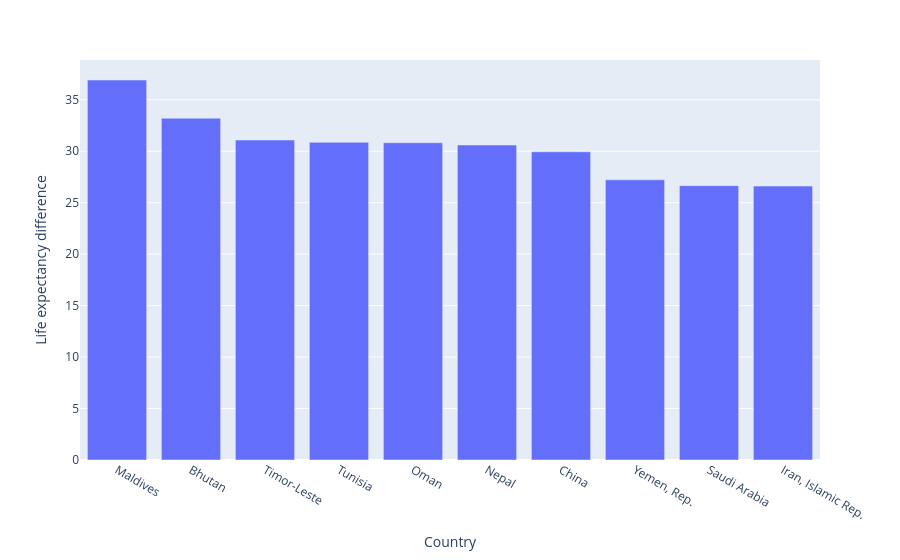

The notebook cell this image was saved under:
### Code cell
# visualise results with bar plots to countries with highest increase in life expectancy
life_ex_lst
l = pd.DataFrame(life_ex_lst, columns=["Country", "Life expectancy difference"])
fig = px.bar(l[:10], x="Country", y="Life expectancy difference")
fig.show()

### Figure 1 — Plotly figure (JSON) as saved in the notebook; plotly's stock layout.template omitted (floating-point values rounded to 4 significant figures)
{"data": [{"hovertemplate": "Country=%{x}<br>Life expectancy difference=%{y}<extra></extra>", "legendgroup": "", "marker": {"color": "#636efa", "pattern": {"shape": ""}}, "name": "", "orientation": "v", "showlegend": false, "textposition": "auto", "type": "bar", "x": ["Maldives", "Bhutan", "Timor-Leste", "Tunisia", "Oman", "Nepal", "China", "Yemen, Rep.", "Saudi Arabia", "Iran, Islamic Rep."], "xaxis": "x", "y": [36.92, 33.2, 31.09, 30.86, 30.82, 30.6, 29.94, 27.22, 26.65, 26.61], "yaxis": "y"}], "layout": {"barmode": "relative", "legend": {"tracegroupgap": 0}, "margin": {"t": 60}, "xaxis": {"anchor": "y", "domain": [0, 1], "title": {"text": "Country"}}, "yaxis": {"anchor": "x", "domain": [0, 1], "title": {"text": "Life expectancy difference"}}}}
